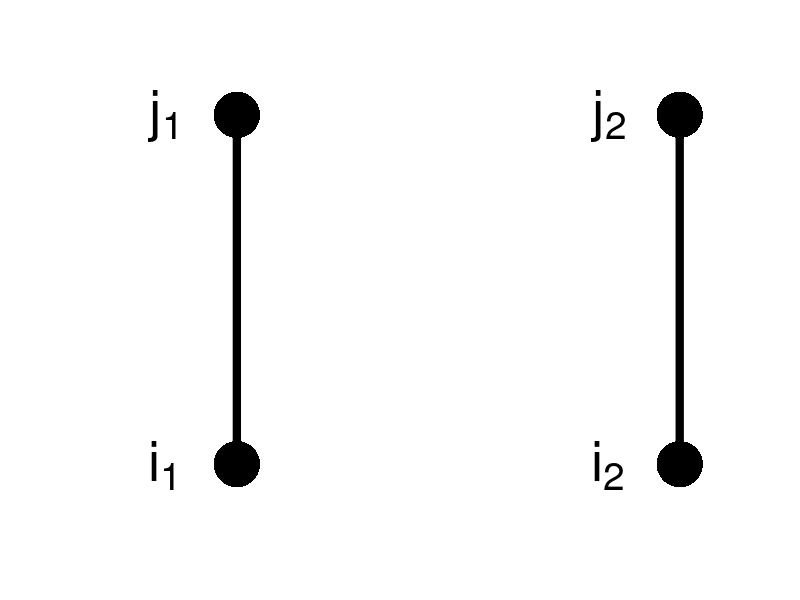
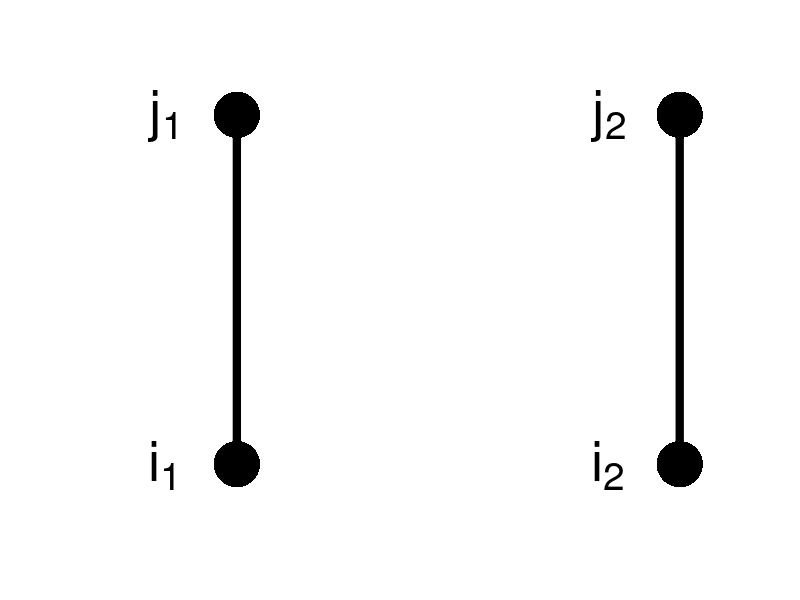
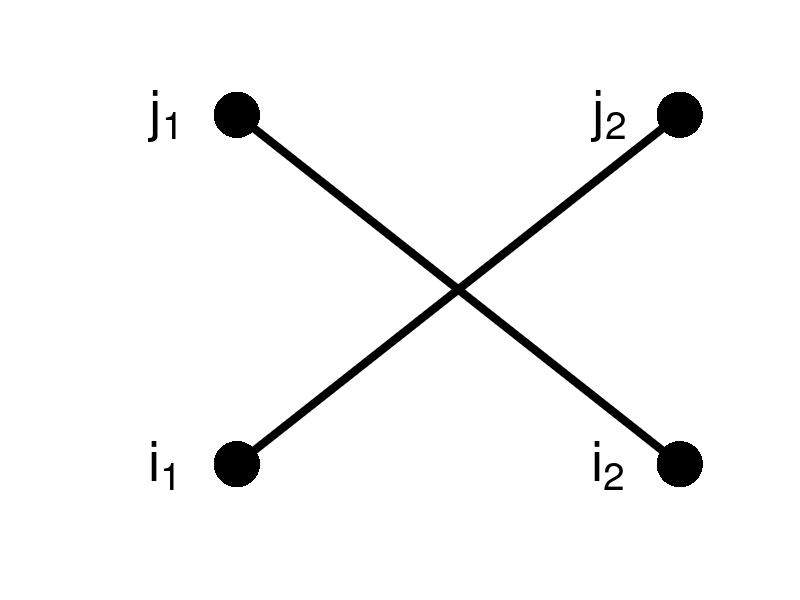
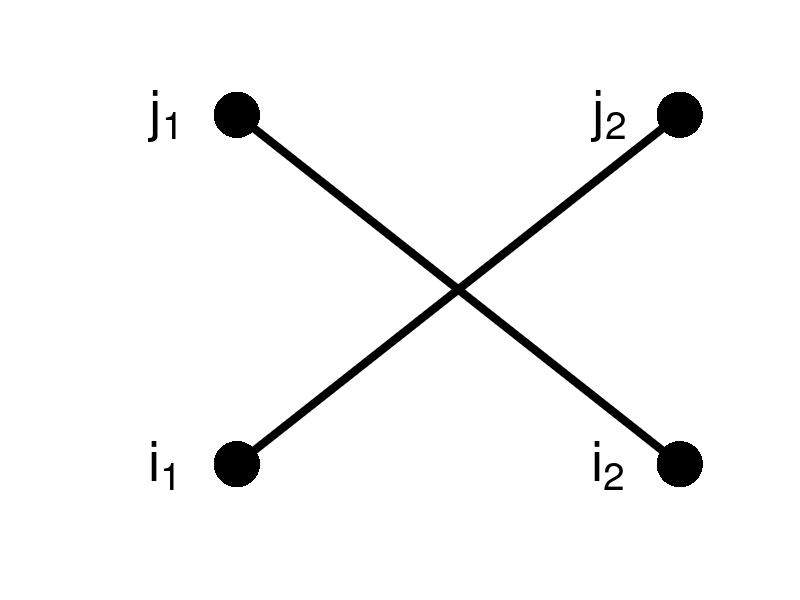

The MATLAB source for these figures, in order:
clear all, clc;

RepFig = 'D:\RECHERCHE\RESEAUX\Exposes\FIGURES\';

% FDD : rewiring
figure(1)
plot([0 0], [0 1], '.-k', 'MarkerSize', 100, 'LineWidth', 6)
hold on, 
plot([1 1], [0 1], '.-k', 'MarkerSize', 100, 'LineWidth', 6)
text(-0.2, 0, 'i_1', 'FontSize', 40)
text(-0.2, 1, 'j_1', 'FontSize', 40)
text(0.8, 0, 'i_2', 'FontSize', 40)
text(0.8, 1, 'j_2', 'FontSize', 40)
axis([-0.3, 1.1, -0.2, 1.2]), axis off
hold off
saveas(1, [RepFig 'FigFDD-Rewire-1.fig'], 'fig')
saveas(1, [RepFig 'FigFDD-Rewire-1.eps'], 'eps')

figure(2)
plot([0 1], [0 1], 'k.-', 'MarkerSize', 100, 'LineWidth', 6)
hold on, 
plot([1 0], [0 1], 'k.-', 'MarkerSize', 100, 'LineWidth', 6)
text(-0.2, 0, 'i_1', 'FontSize', 40)
text(-0.2, 1, 'j_1', 'FontSize', 40)
text(0.8, 0, 'i_2', 'FontSize', 40)
text(0.8, 1, 'j_2', 'FontSize', 40)
axis([-0.3, 1.1, -0.2, 1.2]), axis off
hold off
saveas(2, [RepFig 'FigFDD-Rewire-2.fig'], 'fig')
saveas(2, [RepFig 'FigFDD-Rewire-2.eps'], 'eps')

% FDD : semi-edges
k = [0 2 1 4 1]
n = 5
m = sum(k)/2
r = 0.4

figure(3)
for i=1:n
    theta = 2*(i+0.5)/n
    plot(cos(theta*pi), sin(theta*pi), 'k.', 'MarkerSize', 50), 
    axis([-1.2, 1.2, -1.2, 1.2]), axis off
    hold on;
    k(i)
    phi = (-(k(i)+1)/2 +(1:k(i))) / (k(i))
    for j=1:k(i)
        phi(j) = theta + (n-2)/n * phi(j);
        plot([cos(theta*pi) cos(theta*pi)-r*cos(phi(j)*pi)], ...
           [sin(theta*pi) sin(theta*pi)-r*sin(phi(j)*pi)], ...
           'k-.', 'LineWidth', 3),         
    end    
end
hold off
saveas(3, [RepFig 'FigFDD-SemiEdge.fig'], 'fig')
saveas(3, [RepFig 'FigFDD-SemiEdge.eps'], 'eps')
